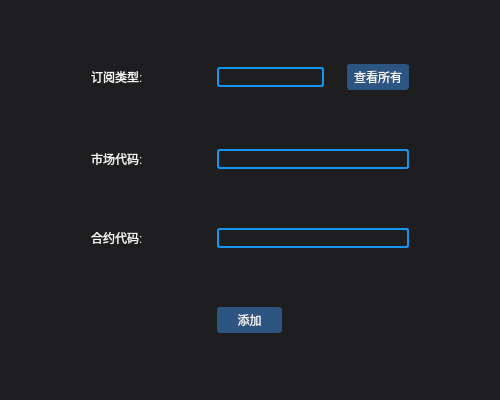
<?xml version="1.0" encoding="UTF-8"?>
<ui version="4.0">
 <class>QuotaDialog</class>
 <widget class="QDialog" name="QuotaDialog">
  <property name="geometry">
   <rect>
    <x>0</x>
    <y>0</y>
    <width>500</width>
    <height>400</height>
   </rect>
  </property>
  <property name="minimumSize">
   <size>
    <width>500</width>
    <height>400</height>
   </size>
  </property>
  <property name="maximumSize">
   <size>
    <width>500</width>
    <height>400</height>
   </size>
  </property>
  <property name="windowTitle">
   <string>行情订阅</string>
  </property>
  <property name="styleSheet">
   <string notr="true">/*背景色*/
QDialog{
	background-color:rgb(30, 30, 33); 
}
/*输入框*/
QLineEdit{
	background-color:transparent;
	border:1.5px solid rgb(20,150,240);
	border-radius:3px;
	font: 11pt &quot;新宋体&quot;;
	color: rgb(245,245,245);
	padding-left: 5px;
}
/*文本*/
QLabel{	
	font: 13pt &quot;Adobe 黑体 Std R&quot;;
	color: rgb(245,245,245);
}
/*错误文本*/
QLabel#error{
	color: red;
	font: 9pt &quot;Adobe 黑体 Std R&quot;;
}
/*按钮*/
QPushButton{
	border: 1px solid rgb(45,85,130);
	border-radius:3px;
	background-color:rgb(45,85,130);	
	font: 10pt &quot;新宋体&quot;;
	padding: 3px;
	padding-left: 6px;
	padding-right: 6px;
	color: rgb(245,245,245);
}
/*鼠标停留在按钮上*/
QPushButton:hover{
	background-color:rgba(18,150,18, 0.8);
	color: rgb(245,245,245);
}</string>
  </property>
  <layout class="QGridLayout" name="gridLayout">
   <item row="0" column="0">
    <spacer name="horizontalSpacer">
     <property name="orientation">
      <enum>Qt::Horizontal</enum>
     </property>
     <property name="sizeType">
      <enum>QSizePolicy::Fixed</enum>
     </property>
     <property name="sizeHint" stdset="0">
      <size>
       <width>80</width>
       <height>20</height>
      </size>
     </property>
    </spacer>
   </item>
   <item row="0" column="1">
    <widget class="QLabel" name="nIssueTypeLabel">
     <property name="sizePolicy">
      <sizepolicy hsizetype="Fixed" vsizetype="Preferred">
       <horstretch>0</horstretch>
       <verstretch>0</verstretch>
      </sizepolicy>
     </property>
     <property name="minimumSize">
      <size>
       <width>120</width>
       <height>0</height>
      </size>
     </property>
     <property name="maximumSize">
      <size>
       <width>80</width>
       <height>16777215</height>
      </size>
     </property>
     <property name="text">
      <string>订阅类型:</string>
     </property>
    </widget>
   </item>
   <item row="0" column="2">
    <widget class="QLineEdit" name="nIssueTypeText">
     <property name="sizePolicy">
      <sizepolicy hsizetype="Preferred" vsizetype="Fixed">
       <horstretch>0</horstretch>
       <verstretch>0</verstretch>
      </sizepolicy>
     </property>
     <property name="maxLength">
      <number>8</number>
     </property>
    </widget>
   </item>
   <item row="0" column="3">
    <spacer name="horizontalSpacer_9">
     <property name="orientation">
      <enum>Qt::Horizontal</enum>
     </property>
     <property name="sizeHint" stdset="0">
      <size>
       <width>18</width>
       <height>20</height>
      </size>
     </property>
    </spacer>
   </item>
   <item row="0" column="4">
    <widget class="QPushButton" name="all">
     <property name="cursor">
      <cursorShape>PointingHandCursor</cursorShape>
     </property>
     <property name="text">
      <string>查看所有</string>
     </property>
     <property name="shortcut">
      <string>Ctrl+Return</string>
     </property>
    </widget>
   </item>
   <item row="0" column="5">
    <spacer name="horizontalSpacer_2">
     <property name="orientation">
      <enum>Qt::Horizontal</enum>
     </property>
     <property name="sizeType">
      <enum>QSizePolicy::Fixed</enum>
     </property>
     <property name="sizeHint" stdset="0">
      <size>
       <width>80</width>
       <height>20</height>
      </size>
     </property>
    </spacer>
   </item>
   <item row="1" column="0">
    <spacer name="horizontalSpacer_3">
     <property name="orientation">
      <enum>Qt::Horizontal</enum>
     </property>
     <property name="sizeType">
      <enum>QSizePolicy::Fixed</enum>
     </property>
     <property name="sizeHint" stdset="0">
      <size>
       <width>80</width>
       <height>20</height>
      </size>
     </property>
    </spacer>
   </item>
   <item row="1" column="1">
    <widget class="QLabel" name="exchangeTypeLabel">
     <property name="sizePolicy">
      <sizepolicy hsizetype="Fixed" vsizetype="Preferred">
       <horstretch>0</horstretch>
       <verstretch>0</verstretch>
      </sizepolicy>
     </property>
     <property name="minimumSize">
      <size>
       <width>120</width>
       <height>0</height>
      </size>
     </property>
     <property name="maximumSize">
      <size>
       <width>80</width>
       <height>16777215</height>
      </size>
     </property>
     <property name="text">
      <string>市场代码:</string>
     </property>
    </widget>
   </item>
   <item row="1" column="2" colspan="3">
    <widget class="QLineEdit" name="exchangeTypeText">
     <property name="maxLength">
      <number>8</number>
     </property>
    </widget>
   </item>
   <item row="1" column="5">
    <spacer name="horizontalSpacer_4">
     <property name="orientation">
      <enum>Qt::Horizontal</enum>
     </property>
     <property name="sizeType">
      <enum>QSizePolicy::Fixed</enum>
     </property>
     <property name="sizeHint" stdset="0">
      <size>
       <width>80</width>
       <height>20</height>
      </size>
     </property>
    </spacer>
   </item>
   <item row="2" column="0">
    <spacer name="horizontalSpacer_5">
     <property name="orientation">
      <enum>Qt::Horizontal</enum>
     </property>
     <property name="sizeType">
      <enum>QSizePolicy::Fixed</enum>
     </property>
     <property name="sizeHint" stdset="0">
      <size>
       <width>80</width>
       <height>20</height>
      </size>
     </property>
    </spacer>
   </item>
   <item row="2" column="1">
    <widget class="QLabel" name="contractCodeLabel">
     <property name="sizePolicy">
      <sizepolicy hsizetype="Fixed" vsizetype="Preferred">
       <horstretch>0</horstretch>
       <verstretch>0</verstretch>
      </sizepolicy>
     </property>
     <property name="minimumSize">
      <size>
       <width>120</width>
       <height>0</height>
      </size>
     </property>
     <property name="maximumSize">
      <size>
       <width>80</width>
       <height>16777215</height>
      </size>
     </property>
     <property name="text">
      <string>合约代码:</string>
     </property>
    </widget>
   </item>
   <item row="2" column="2" colspan="3">
    <widget class="QLineEdit" name="contractCodeText">
     <property name="maxLength">
      <number>16</number>
     </property>
    </widget>
   </item>
   <item row="2" column="5">
    <spacer name="horizontalSpacer_6">
     <property name="orientation">
      <enum>Qt::Horizontal</enum>
     </property>
     <property name="sizeType">
      <enum>QSizePolicy::Fixed</enum>
     </property>
     <property name="sizeHint" stdset="0">
      <size>
       <width>80</width>
       <height>20</height>
      </size>
     </property>
    </spacer>
   </item>
   <item row="3" column="0">
    <spacer name="horizontalSpacer_7">
     <property name="orientation">
      <enum>Qt::Horizontal</enum>
     </property>
     <property name="sizeType">
      <enum>QSizePolicy::Fixed</enum>
     </property>
     <property name="sizeHint" stdset="0">
      <size>
       <width>80</width>
       <height>20</height>
      </size>
     </property>
    </spacer>
   </item>
   <item row="3" column="1">
    <spacer name="horizontalSpacer_10">
     <property name="orientation">
      <enum>Qt::Horizontal</enum>
     </property>
     <property name="sizeHint" stdset="0">
      <size>
       <width>117</width>
       <height>20</height>
      </size>
     </property>
    </spacer>
   </item>
   <item row="3" column="4">
    <widget class="QLabel" name="error">
     <property name="sizePolicy">
      <sizepolicy hsizetype="Preferred" vsizetype="Preferred">
       <horstretch>0</horstretch>
       <verstretch>0</verstretch>
      </sizepolicy>
     </property>
     <property name="text">
      <string/>
     </property>
    </widget>
   </item>
   <item row="3" column="5">
    <spacer name="horizontalSpacer_8">
     <property name="orientation">
      <enum>Qt::Horizontal</enum>
     </property>
     <property name="sizeType">
      <enum>QSizePolicy::Fixed</enum>
     </property>
     <property name="sizeHint" stdset="0">
      <size>
       <width>80</width>
       <height>20</height>
      </size>
     </property>
    </spacer>
   </item>
   <item row="3" column="2" colspan="2">
    <widget class="QPushButton" name="confirm">
     <property name="sizePolicy">
      <sizepolicy hsizetype="Fixed" vsizetype="Fixed">
       <horstretch>0</horstretch>
       <verstretch>0</verstretch>
      </sizepolicy>
     </property>
     <property name="cursor">
      <cursorShape>PointingHandCursor</cursorShape>
     </property>
     <property name="text">
      <string>    添加    </string>
     </property>
    </widget>
   </item>
  </layout>
 </widget>
 <resources/>
 <connections/>
</ui>
